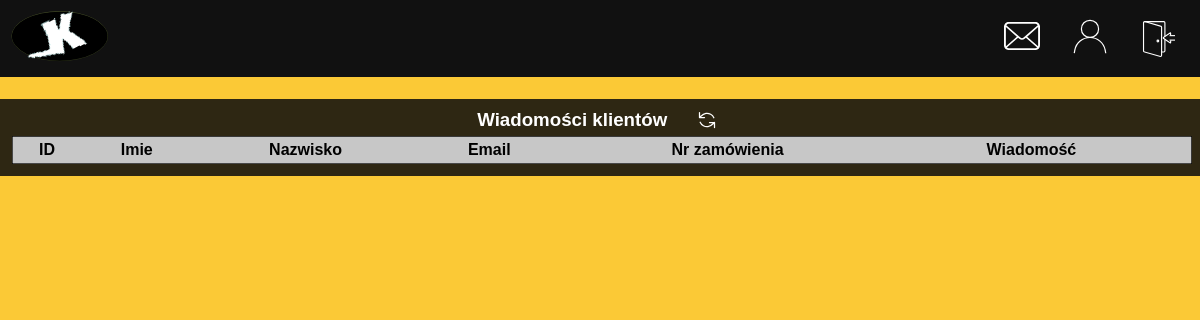
The app's page /wiadomosci_klientow.php (signed in), older data.
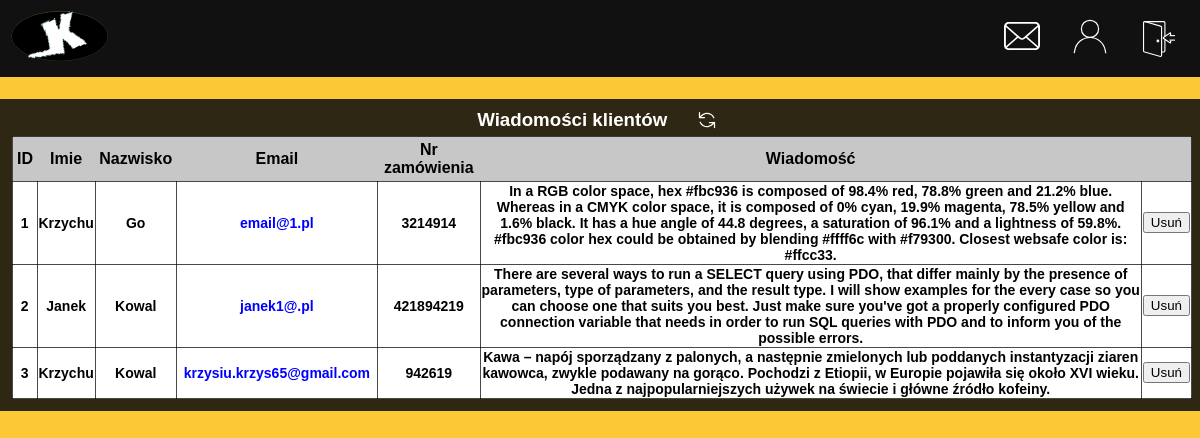
The same page, newer data.
### tables this page shows
CREATE TABLE `wiadomosci_klientow` (
  `id` int(11) NOT NULL,
  `imie` varchar(100) NOT NULL,
  `nazwisko` varchar(100) NOT NULL,
  `email` varchar(120) NOT NULL,
  `nr_zamowienia` int(11) NOT NULL,
  `wiadomosc` text NOT NULL
);

### wiadomosci_klientow.php (the view, shortened to what this page needs)
<!DOCTYPE html>
<html lang="pl">
<head>
    <link rel="stylesheet" href="s.css?v=1.2">
</head>
<body>
<header class="naglowek">
<?php include_once("laczenieZbaza.php");?>
<div class='menu1'>
    <a href="index.php"><img src="svg/logo1.svg" alt="logo" width="100px" height="auto"></a>
</div>
<div class='wyloguj'>
    <a href="wiadomosci_klientow.php" id='wiadomosc'><img src="svg/email_panel.svg" alt="wiadomosci" width="36px" height="36px"></a>
<?php
    if( isset( $_SESSION['email'] ) && !empty( $_SESSION['email'] ) ){
        echo "<a href='konto.php' id='konto'><img src='svg/account.svg' width='36px' height='36px' alt='konto'></a>";
    }
    if( isset( $_SESSION['email'] ) && !empty( $_SESSION['email'] ) ){
        echo "<form  action='wyloguj.php'  method='POST'>
                <button id='wyloguj'><img src='svg/logout.svg' width='36px' height='36px' alt='&#9032'></button> </form>";
    }
?>
</div>
</header>
<br>
<div class="contener">
<div class="menu_panelu">
<div class="panel" id="panel4">
    <div class="lista_produktow">
    <h3 id="p5">Wiadomości klientów</h3>
    <button class="button_refresh" onClick="window.location.reload();"><img src="svg/refresh.svg" alt="&#10227" width="20px" height="20px"></button>
    </div>
    <table class="tabela_produktow">
        <tr>
            <th>ID</th>
            <th>Imie</th>
            <th>Nazwisko</th>
            <th>Email</th>
            <th>Nr zamówienia</th>
            <th>Wiadomość</th>
            <th></th>
        </tr>
<?php
$pyt_wiadomosci = $conn->query("SELECT * FROM wiadomosci_klientow")->fetchAll();
$id_maila = 0;
foreach($pyt_wiadomosci as $linia){
    $mailID = "klik" . $id_maila;
    echo "<tr>";
    echo "<td>" . $linia["id"] . "</td>";
    echo "<td>" . $linia["imie"] . "</td>";
    echo "<td>" . $linia["nazwisko"] . "</td>";
    echo "<td>" . "<button  class=klik id=$mailID data-em = '$linia[email]' style='border:none; background: transparent; font-weight:bold; font-size:14px; cursor:pointer; color: blue;'>" . $linia["email"] . "</button>" . "</td>";
    echo "<td>" . $linia["nr_zamowienia"] . "</td>";
    echo "<td>" . $linia["wiadomosc"] . "</td>";
    echo "<td>" . "<button data-usun='$linia[id]' >Usuń</button>" . "</td>";
    echo "</tr>";
    $id_maila += 1;
}
echo "</table>";
?>
</div>
</div>
</div>
</body>
</html>

### s.css (style rules this page uses)
* { box-sizing: border-box; margin: 0; }
body { min-height: 100vh; display: flex; flex-direction: column; background: #fbc936; font-family:'Segoe UI'; color: black; margin: 0; }
.contener { padding-bottom: 2rem; flex: 1; }
.naglowek { display: flex; flex-direction: row; align-items: center; padding: 10px; background-color: rgb(17, 17, 17); }
#wyloguj { transition: 0.5s; background-color: transparent; border: none; font-size: 20px; width: 42px; height: 42px; font-weight: bold; align-items: center; text-decoration: none; color: white; padding: 7px; cursor: pointer; transition: 1s; }
#konto, #log_in, #wiadomosc { padding: 6px; transition: 1s; }
.wyloguj { display: flex; column-gap: 20px; justify-content: right; align-items: center; flex: 20%; padding-right: 14px; }
.menu1 { align-items: center; float: left; flex: 30%; }
.menu_panelu { background-color: #0e0e0edc; padding: 10px; display: flex; flex-wrap: wrap; flex-direction: row; color: white; }
.menu_panelu #panel4 { flex: 40%; text-align: center; }
.panel { font-family: arial; font-size: 16px; }
.panel h3 { cursor:default; }
.tabela_produktow { color: black; width: 100%; background-color: #ffffff; border: 1px solid #000000b7; padding: 3px; margin: 2px; font-size: 16px; font-weight: bold; border-collapse:collapse; }
.tabela_produktow tr td { border: 1px solid #000000b7; font-size: 14px; font-weight: bold; border-collapse:collapse; width: max-content; }
.tabela_produktow th { padding: 4px; background-color: #c7c7c7; }
.lista_produktow { display:flex; flex-direction:row; gap:2%; justify-content:center; }
.button_refresh { background-color: transparent; border: none; cursor: pointer; transition: 0.2s; }

Row changes from the older to the newer data that the page shows:
added wiadomosci_klientow: id "1", imie "Krzychu", nazwisko "Go", email "email@1.pl", nr_zamowienia "3214914", wiadomosc "In a RGB color space, hex #fbc936 is composed of 98.4% red, 78.8% green and 21.2% blue. Whereas in a CMYK color space, it is composed of 0% cyan, 19.9% magenta, 78.5% yellow and 1.6% black. It has a hue angle of 44.8 degrees, a saturation of 96.1% and a lightness of 59.8%. #fbc936 color hex could be obtained by blending #ffff6c with #f79300. Closest websafe color is: #ffcc33."
added wiadomosci_klientow: id "2", imie "Janek", nazwisko "Kowal", email "janek1@.pl", nr_zamowienia "421894219", wiadomosc "There are several ways to run a SELECT query using PDO, that differ mainly by the presence of parameters, type of parameters, and the result type. I will show examples for the every case so you can choose one that suits you best. Just make sure you've got a properly configured PDO connection variable that needs in order to run SQL queries with PDO and to inform you of the possible errors."
added wiadomosci_klientow: id "3", imie "Krzychu", nazwisko "Kowal", email "krzysiu.krzys65@gmail.com", nr_zamowienia "942619", wiadomosc "Kawa – napój sporządzany z palonych, a następnie zmielonych lub poddanych instantyzacji ziaren kawowca, zwykle podawany na gorąco. Pochodzi z Etiopii, w Europie pojawiła się około XVI wieku. Jedna z najpopularniejszych używek na świecie i główne źródło kofeiny."
